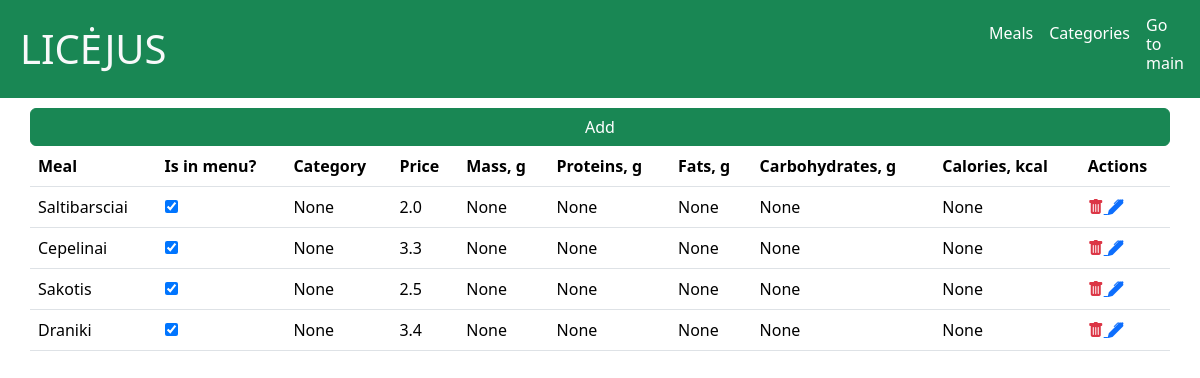
/staff (signed in), run on an earlier commit of the app's database.
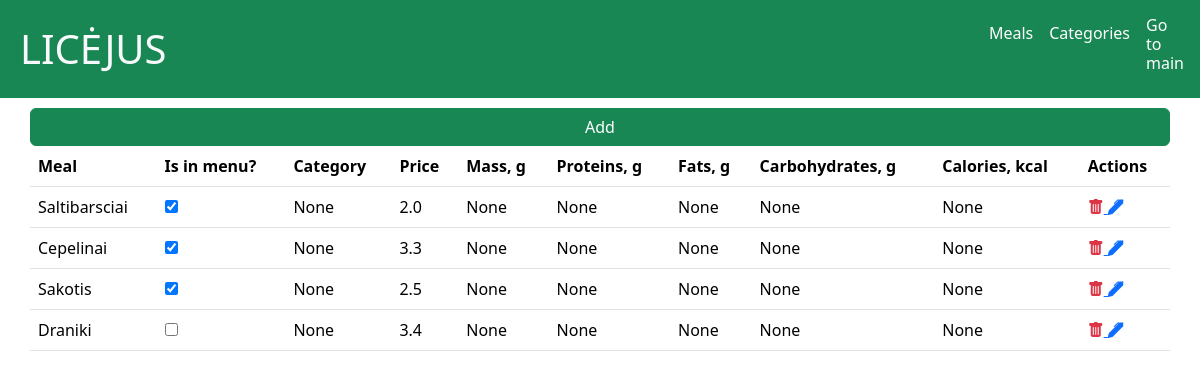
And on a later commit of the database.
### menu/models.py (models this page shows, shortened)
class Meal(models.Model):
    name = models.CharField(max_length=255)
    description = models.TextField(null=True, blank=True)
    price = models.FloatField()
    in_menu = models.BooleanField()
    is_vegan = models.BooleanField()
    calories = models.FloatField(null=True, blank=True)
    proteins = models.FloatField(null=True, blank=True)
    fats = models.FloatField(null=True, blank=True)
    carbohydrates = models.FloatField(null=True, blank=True)
    mass = models.FloatField(null=True, blank=True)
    category = models.ForeignKey(MealCategory, on_delete=models.CASCADE, to_field="name", null=True)

### menu/staff_views.py (the view)
# urls.py: path('staff', staff_meals, name='staff'),
def staff_meals(request):
    meals = Meal.objects.all().values()
    template = loader.get_template('staff_meals.html')
    context = {
        'meals': meals
    }
    return HttpResponse(template.render(context, request))

### menu/templates/staff_meals.html (shortened to what this page needs)
{% extends "staff_master.html" %}
{% block content %}
    {% load static %}
    {% if user.is_authenticated and user.is_staff %}
    <div class="container mt-4">
        <div class="row d-flex align-items-center justify-content-center">
            <table class="table">
                <a type="button" class="btn btn-success" href="staff/meal/add/">Add</a>
                <thead>
                <tr>
                    <th>Meal</th>
                    <th>Is in menu?</th>
                    <th>Category</th>
                    <th>Price</th>
                    <th>Mass, g</th>
                    <th>Proteins, g</th>
                    <th>Fats, g</th>
                    <th>Carbohydrates, g</th>
                    <th>Calories, kcal</th>
                    <th>Actions</th>
                </tr>
                </thead>
                <tbody>
                {% for x in meals %}
                <tr>
                    <td>{{ x.name }}</td>
                    <td><input type="checkbox" class="task-checkbox me-2" data-task-id="{{ x.id }}" {% if x.in_menu %}checked{% endif %}></td>
                    <td>{{ x.category_id }}</td>
                    <td>{{ x.price }}</td>
                    <td>{{ x.mass }}</td>
                    <td>{{ x.proteins }}</td>
                    <td>{{ x.fats }}</td>
                    <td>{{ x.carbohydrates }}</td>
                    <td>{{ x.calories }}</td>
                    <td>
                        <a href="#" class="delete-meal" data-id="{{ x.id }}">
                            <i class="bi bi-trash-fill text-danger fw-bold"></i>
                        </a>
                        <a href="staff/meal/update/{{ x.id }}">
                            <i class="bi bi-pen-fill text-primary fw-bold"></i>
                        </a>
                    </td>
                </tr>
                {% endfor %}
                </tbody>
            </table>
        </div>
    </div>
    {% else %}
    <p>Page is blocked: you are not a staff</p>
    {% endif %}
{% endblock %}

What changed in the data, as far as the page shows it:
changed Meal "Draniki": in_menu "☑" → "☐"
